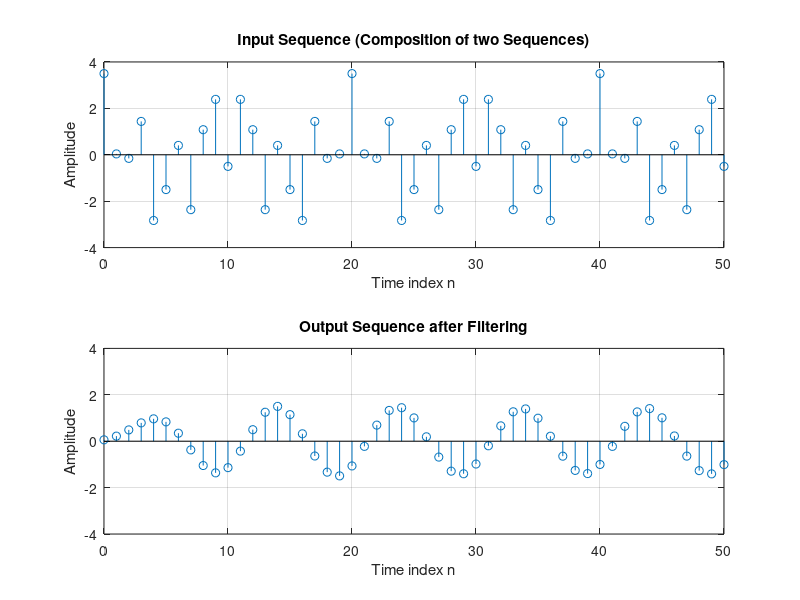

Write MATLAB code to recreate this figure.
% filter_example.m
% Illustration of Filtering by an IIR Filter
% Version: 04/2003 kzr
clf;
% Generate the input sequence
k = 0:50;
w2 = 0.7*pi;w1 = 0.2*pi;
x1 = 1.5*cos(w1*k); x2 = 2*cos(w2*k);
x = x1+x2;
% Determine the low pass filter transfer function
[N, Wn] = ellipord(0.25, 0.55, 0.5, 50);
[num, den] = ellip(N,0.5, 50,Wn);
% Generate the output sequence
y = filter(num,den,x);
% Plot the input and the output sequences
subplot(2,1,1);
stem(k,x); grid; axis([0 50 -4 4]);
xlabel('Time index n'); ylabel('Amplitude');
title('Input Sequence (Composition of two Sequences)');
subplot(2,1,2);
stem(k,y); grid; axis([0 50 -4 4]);
xlabel('Time index n'); ylabel('Amplitude');
title('Output Sequence after Filtering');

